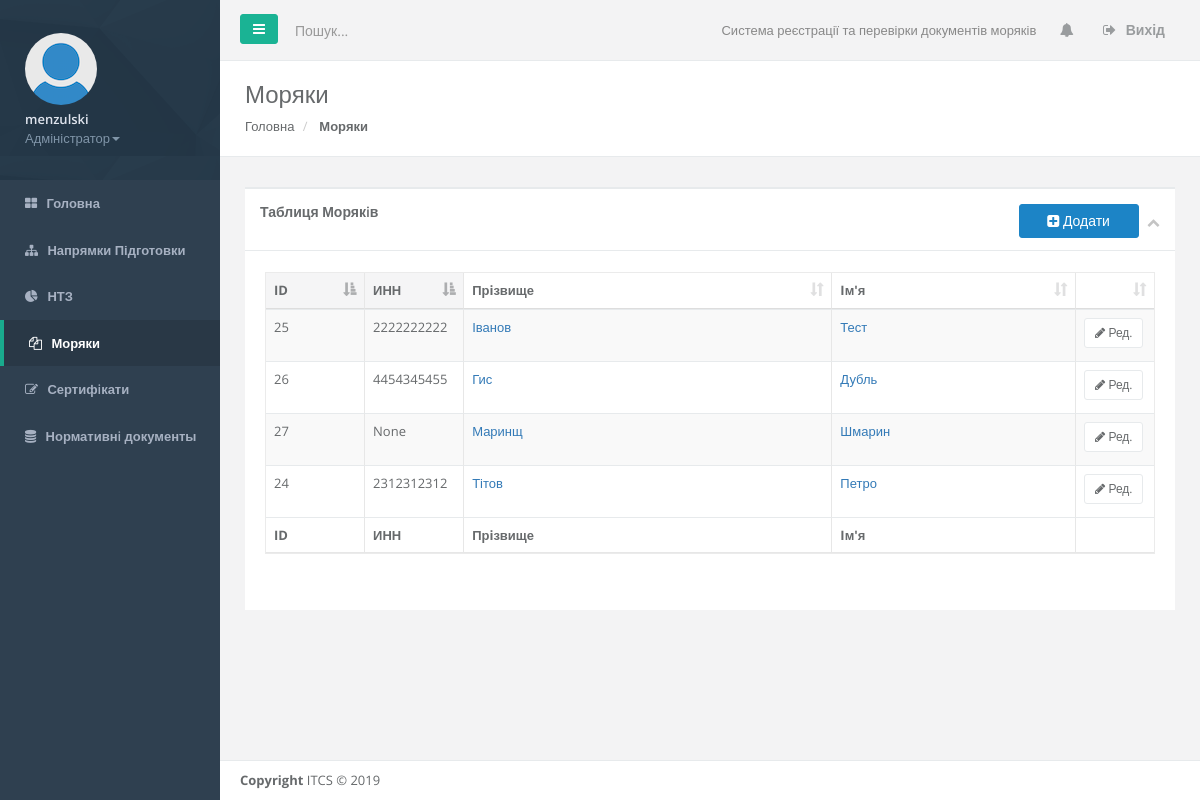
The app's page /mariner/sailors/ (signed in) with its own data.
### mariner/models.py (models this page shows, shortened)
class Sailor(models.Model):
    first_name_en = models.CharField(max_length=140, blank=True)
    last_name_en = models.CharField(max_length=140, blank=True)
    last_name_ukr = models.CharField(max_length=140)
    first_name_ukr = models.CharField(max_length=140)
    second_name_ukr = models.CharField(max_length=140, blank=True)
    born = models.DateField()
    died = models.DateField(null=True, blank=True)
    inn = models.CharField(max_length=100, null=True, blank=True)
    class Meta:
        ordering = ('last_name_ukr', 'first_name_ukr')

### mariner/views.py (the view)
# urls.py: path('sailors/', views.crm_sailors, name='crm_sailors'),
@login_required(login_url="login/")
def crm_sailors(request):
	sailors = Sailor.objects.all()
	context = {'sailors': sailors,}
	return render(request, "crm_sailors.html", context)

### templates/crm_sailors.html (shortened to what this page needs)
{% extends 'crm_base.html' %}
{% block styles %}
<link href="/static/css/plugins/dataTables/datatables.min.css" rel="stylesheet">
{% endblock %}
{% block leftMenu %}
    <li>
        <a href="/mariner/"><i class="fa fa-th-large"></i> <span class="nav-label">Головна</span> </a>
    </li>
    <li>
        <a href="/mariner/trainigDirections/"><i class="fa fa-sitemap"></i> <span class="nav-label">Напрямки Підготовки</span> </a>
    </li>
    {% if user.groups.all.0.name != 'НТЗ' %}
    <li>
        <a href="/mariner/trainigOrganisations/"><i class="fa fa-pie-chart"></i> <span class="nav-label">НТЗ</span> </a>
    </li>
    {% endif %}
    <li class="active">
        <a href="/mariner/sailors/"><i class="fa fa-files-o"></i> <span class="nav-label">Моряки</span> </a>
    </li>
    <li>
        <a href="/mariner/certification/"><i class="fa fa-edit"></i> <span class="nav-label">Сертифiкати</span></a>
    </li>
    {% if user.groups.all.0.name == 'Адміністратор' %}
    <li>
        <a href="/mariner/regulations/"><i class="fa fa-database"></i> <span class="nav-label">Нормативнi документы</span></a>
    </li>
    {% endif %}
{% endblock %}
{% block content %}
<div class="row wrapper border-bottom white-bg page-heading">
    <div class="col-lg-10">
        <h2>Моряки</h2>
        <ol class="breadcrumb">
            <li>
                <a href="/mariner/">Головна</a>
            </li>
            <li class="active">
                <strong>Моряки</strong>
            </li>
        </ol>
    </div>
    <div class="col-lg-2">
    </div>
</div>
<div class="wrapper wrapper-content animated fadeInRight">
<div class="row">
    <div class="col-lg-12">
        <div class="ibox float-e-margins">
            <div class="ibox-title">
                <h5>Таблиця Морякiв</h5>
                    <div class="ibox-tools">
                        <a href="{% url 'add_sailor' %}"><button class="btn btn-w-m btn-success" type="button"><i class="fa fa-plus-square"></i> Додати</button>
                        </a>
                        <a class="collapse-link">
                            <i class="fa fa-chevron-up"></i>
                        </a>
                    </div>
            </div>
            <div class="ibox-content">
                <div class="table-responsive">
                    <div id="DataTables_Table_0_wrapper" class="dataTables_wrapper form-inline dt-bootstrap">
                        <table class="table table-striped table-bordered table-hover dataTables-example dataTable" id="DataTables_Table_0" aria-describedby="DataTables_Table_0_info" role="grid">
                            <thead>
                                <tr role="row">
                                    <th class="sorting_asc" tabindex="0" aria-controls="DataTables_Table_0" rowspan="1" colspan="1" aria-label="Номера бланку документу: activate to sort column descending" aria-sort="ascending" style="width: 60.078125px;">ID
                                    </th>
                                    <th class="sorting_asc" tabindex="0" aria-controls="DataTables_Table_0" rowspan="1" colspan="1" aria-label="Номера бланку документу: activate to sort column descending" aria-sort="ascending" style="width: 60.078125px;">ИНН
                                    </th>
                                    <th class="sorting" tabindex="0" aria-controls="DataTables_Table_0" rowspan="1" colspan="1" aria-label="Дати видачі: activate to sort column ascending">Прiзвище
                                    </th>
                                    <th class="sorting" tabindex="0" aria-controls="DataTables_Table_0" rowspan="1" colspan="1" aria-label="Напрямки підготовки: activate to sort column ascending">Iм'я</th>
                                    {% if user.groups.all.0.name == 'Адміністратор' %}
                                    <th class="sorting" tabindex="0" aria-controls="DataTables_Table_0" rowspan="1" colspan="1" aria-label="Напрямки підготовки: activate to sort column ascending" style="width: 40.0px;"></th>
                                    {% endif %}
                                </tr>
                            </thead>
                            <tbody>
                                {% for sailor in sailors %}
                                    <tr class="gradeA odd" role="row">
                                        <td class="sorting_1">{{sailor.id}}</td>
                                        <td>{{sailor.inn}}</td>
                                        <td><a href="/mariner/sailor/{{sailor.id}}/">{{sailor.last_name_ukr}}</a></td>
                                        <td><a href="/mariner/sailor/{{sailor.id}}/">{{sailor.first_name_ukr}}</a></td>
                                        {% if user.groups.all.0.name == 'Адміністратор' %}
                                        <td><a href="/mariner/editSailor/{{sailor.id}}/" class="btn btn-white btn-sm"><i class="fa fa-pencil"></i> Ред. </a>
                                        </td>
                                        {% endif %}
                                    </tr>
                                {% endfor %}
                            </tbody>
                            <tfoot>
                                    <tr>
                                        <th rowspan="1" colspan="1">ID</th>
                                        <th rowspan="1" colspan="1">ИНН</th>
                                        <th rowspan="1" colspan="1">Прiзвище</th>
                                        <th rowspan="1" colspan="1">Iм'я</th>
                                        {% if user.groups.all.0.name == 'Адміністратор' %}
                                        <th rowspan="1" colspan="1"></th>
                                        {% endif %}
                                    </tr>
                            </tfoot>
                        </table>
                    </div>
                </div>
            </div>
        </div>
    </div>
</div>
</div>
{% endblock %}

### templates/crm_base.html (shortened to what this page needs)
<!DOCTYPE html>
<html>
<head>
    <link href="/static/css/bootstrap.min.css" rel="stylesheet">
    <link href="/static/font-awesome/css/font-awesome.css" rel="stylesheet">
    <link href="/static/css/animate.css" rel="stylesheet">
    <link href="/static/css/style.css" rel="stylesheet">
    <link href="/static/js/plugins/DevExpressDevExtreme-Complete/Lib/css/dx.common.css" rel="stylesheet">
    <link href="/static/js/plugins/DevExpressDevExtreme-Complete/Lib/css/dx.light.compact.css" rel="stylesheet">
    {% block styles %}
    {% endblock %}
</head>
<body>
    <div id="wrapper">
        <nav class="navbar-default navbar-static-side" role="navigation">
            <div class="sidebar-collapse">
                <ul class="nav metismenu" id="side-menu">
                    <li class="nav-header">
                        <div class="dropdown profile-element"> <span>
                            <img alt="image" class="img-circle" src="/static/img/avatar_empty.jpg" />
                             </span>
                            <a data-toggle="dropdown" class="dropdown-toggle" href="#">
                            <span class="clear"> <span class="block m-t-xs"> <strong class="font-bold">{{ user.username }}</strong>
                             </span> <span class="text-muted text-xs block">{{ user.groups.all.0 }}<b class="caret"></b></span> </span> </a>
                        </div>
                    </li>
                    {% block leftMenu %}
                    {% endblock %}
                </ul>
            </div>
        </nav>
        <div id="page-wrapper" class="gray-bg dashbard-1">
            <div class="row border-bottom">
            <nav class="navbar navbar-static-top" role="navigation" style="margin-bottom: 0">
                <div class="navbar-header">
                    <a class="navbar-minimalize minimalize-styl-2 btn btn-primary " href="#"><i class="fa fa-bars"></i> </a>
                    <form role="search" class="navbar-form-custom" action="search_results.html">
                        <div class="form-group">
                            <input type="text" placeholder="Пошук..." class="form-control" name="top-search" id="top-search">
                        </div>
                    </form>
                </div>
                <ul class="nav navbar-top-links navbar-right">
                    <li>
                        <span class="m-r-sm text-muted welcome-message">Система реєстрації та перевірки документів моряків</span>
                    </li>
                    <li class="dropdown">
                        <a class="dropdown-toggle count-info" data-toggle="dropdown" href="#">
                            <i class="fa fa-bell"></i>
                        </a>
                    </li>
                    <li>
                        <a href="{% url 'logout' %}">
                            <i class="fa fa-sign-out"></i>  Вихід
                        </a>
                    </li>
                </ul>
            </nav>
            </div>
            {% block content %}
            {% endblock %}
        <div class="footer">
            <div>
                <strong>Copyright</strong> ITCS &copy; 2019
            </div>
        </div>
    </div>
    </div>
</body>
</html>

### records on screen
Sailor: id "25", inn "2222222222", last_name_ukr "Іванов", first_name_ukr "Тест"
Sailor: id "26", inn "4454345455", last_name_ukr "Гис", first_name_ukr "Дубль"
Sailor: id "27", inn "None", last_name_ukr "Маринщ", first_name_ukr "Шмарин"
Sailor: id "24", inn "2312312312", last_name_ukr "Тітов", first_name_ukr "Петро"

### other values on screen
{{ user.username }} "menzulski"
{{ user.groups.all.0 }} "Адміністратор"
